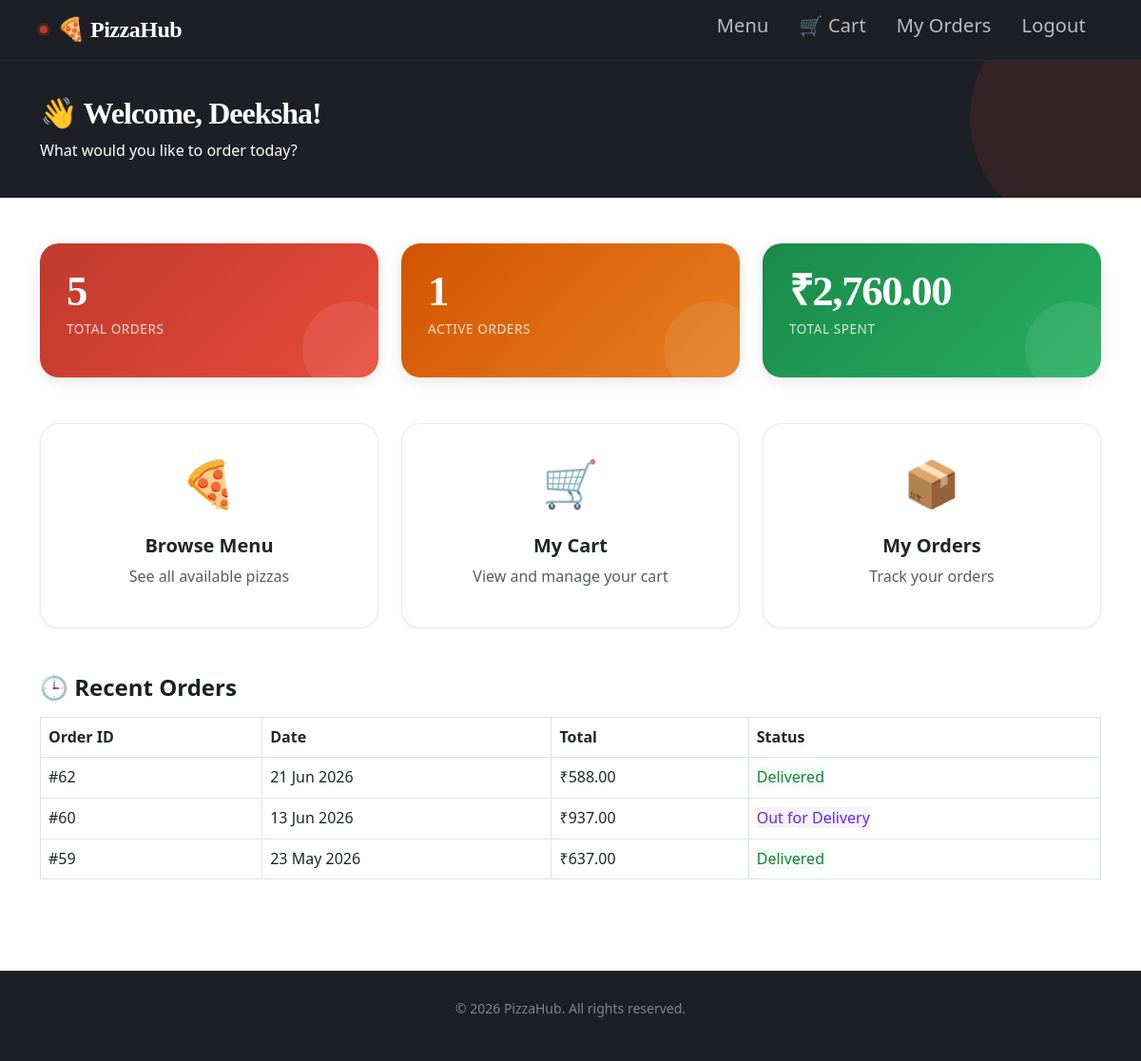
Page /user/dashboard.php (signed in) on the committed database.
### tables this page shows
CREATE TABLE `orders` (
  `order_id` int(11) NOT NULL,
  `user_id` int(11) NOT NULL,
  `total_amount` decimal(8,2) NOT NULL,
  `delivery_addr` text NOT NULL,
  `status` enum('Confirmed','Preparing','Out for Delivery','Delivered') DEFAULT 'Confirmed',
  `order_date` datetime DEFAULT current_timestamp()
);

### user/dashboard.php (the view, shortened to what this page needs)
<?php
include '../config/db.php';
$user_id = $_SESSION['user_id'];
$fname    = $_SESSION['fname'];
$total_orders  = mysqli_fetch_assoc(mysqli_query($conn, "SELECT COUNT(*) as t FROM orders WHERE user_id=$user_id"))['t'];
$active_orders = mysqli_fetch_assoc(mysqli_query($conn, "SELECT COUNT(*) as t FROM orders WHERE user_id=$user_id AND status!='Delivered'"))['t'];
$total_spent   = mysqli_fetch_assoc(mysqli_query($conn, "SELECT SUM(total_amount) as t FROM orders WHERE user_id=$user_id"))['t'];
$total_spent   = $total_spent ? $total_spent : 0;
$recent_orders = mysqli_query($conn, "SELECT * FROM orders WHERE user_id=$user_id ORDER BY order_date DESC LIMIT 3");
?>
<!DOCTYPE html>
<html lang="en">
<head>
    <link rel="stylesheet" href="https://cdn.jsdelivr.net/npm/bootstrap@5.3.0/dist/css/bootstrap.min.css">
    <link rel="stylesheet" href="../assets/css/style.css">
</head>
<body>
<nav class="navbar navbar-expand-lg">
    <div class="container">
        <a class="navbar-brand" href="../index.php">🍕 PizzaHub</a>
        <div class="collapse navbar-collapse">
            <ul class="navbar-nav ms-auto">
                <li class="nav-item"><a class="nav-link" href="menu.php"><h5>Menu</h5></a></li>
                <li class="nav-item">
  <a class="nav-link" href="cart.php"><h5>🛒 Cart
  </h5></a>
</li>
                <li class="nav-item"><a class="nav-link" href="order_status.php"><h5>My Orders</h5></a></li>
                <li class="nav-item"><a class="nav-link" href="logout.php"><h5>Logout</h5></a></li>
            </ul>
        </div>
    </div>
</nav>
<div class="page-header">
    <div class="container">
        <h2>👋 Welcome, <?php echo htmlspecialchars($fname); ?>!</h2>
        <p class="mb-0">What would you like to order today?</p>
    </div>
</div>
<div class="container mb-5">
    <div class="row g-4 mb-5">
        <div class="col-md-4"><div class="dashboard-card bg-red"><h3><?php echo $total_orders; ?></h3><p>Total Orders</p></div></div>
        <div class="col-md-4"><div class="dashboard-card bg-orange"><h3><?php echo $active_orders; ?></h3><p>Active Orders</p></div></div>
        <div class="col-md-4"><div class="dashboard-card bg-green"><h3>₹<?php echo number_format($total_spent,2); ?></h3><p>Total Spent</p></div></div>
    </div>
    <div class="row g-4 mb-5">
        <div class="col-md-4">
            <a href="menu.php" class="text-decoration-none">
                <div class="card text-center p-4 pizza-card">
                    <div style="font-size:3rem;">🍕</div>
                    <h5 class="mt-3 fw-bold text-dark">Browse Menu</h5>
                    <p class="text-muted">See all available pizzas</p>
                </div>
            </a>
        </div>
        <div class="col-md-4">
            <a href="cart.php" class="text-decoration-none">
                <div class="card text-center p-4 pizza-card">
                    <div style="font-size:3rem;">🛒</div>
                    <h5 class="mt-3 fw-bold text-dark">My Cart</h5>
                    <p class="text-muted">View and manage your cart</p>
                </div>
            </a>
        </div>
        <div class="col-md-4">
            <a href="order_status.php" class="text-decoration-none">
                <div class="card text-center p-4 pizza-card">
                    <div style="font-size:3rem;">📦</div>
                    <h5 class="mt-3 fw-bold text-dark">My Orders</h5>
                    <p class="text-muted">Track your orders</p>
                </div>
            </a>
        </div>
    </div>
    <h4 class="fw-bold mb-3">🕒 Recent Orders</h4>
    <?php if (mysqli_num_rows($recent_orders) > 0): ?>
    <div class="table-responsive">
        <table class="table table-bordered table-hover">
            <thead class="cart-table">
                <tr><th>Order ID</th><th>Date</th><th>Total</th><th>Status</th></tr>
            </thead>
            <tbody>
            <?php while ($o = mysqli_fetch_assoc($recent_orders)):
                $cls = '';
                if ($o['status']=='Confirmed') $cls='status-confirmed';
                elseif ($o['status']=='Preparing') $cls='status-preparing';
                elseif ($o['status']=='Out for Delivery') $cls='status-out';
                elseif ($o['status']=='Delivered') $cls='status-delivered';
            ?>
                <tr>
                    <td>#<?php echo $o['order_id']; ?></td>
                    <td><?php echo date('d M Y', strtotime($o['order_date'])); ?></td>
                    <td>₹<?php echo number_format($o['total_amount'],2); ?></td>
                    <td><span class="<?php echo $cls; ?>"><?php echo $o['status']; ?></span></td>
                </tr>
            <?php endwhile; ?>
            </tbody>
        </table>
    </div>
    <?php else: ?>
        <div class="alert alert-info">No orders yet. <a href="menu.php" style="color:#c0392b;">Order now!</a></div>
    <?php endif; ?>
</div>
<footer><p>&copy; 2026 PizzaHub. All rights reserved.</p></footer>
</body>
</html>

### assets/css/style.css (style rules this page uses)
*, *::before, *::after { margin: 0; padding: 0; box-sizing: border-box; }
:root { --red: #C0392B; --red-dark: #922B21; --red-deeper: #7B241C; --red-light: #FDECEA; --gold: #E8B84B; --gold-light: #FDF6E3; --charcoal: #1C1F26; --slate: #2C3E50; --smoke: #F5F4F0; --white: #FFFFFF; --muted: #6B7280; --border: rgba(0,0,0,0.08); --font-display: 'Playfair Display', Georgia, serif; --font-body: 'DM Sans', system-ui, sans-serif; --radius-sm: 6px; --radius-md: 12px; --radius-lg: 20px; --radius-xl: 32px; --shadow-sm: 0 1px 4px rgba(0,0,0,0.06); --shadow-md: 0 4px 16px rgba(0,0,0,0.10); --shadow-lg: 0 8px 32px rgba(0,0,0,0.13); --shadow-xl: 0 16px 48px rgba(0,0,0,0.15); --transition: 0.25s cubic-bezier(0.4, 0, 0.2, 1); }
body { font-family: var(--font-body); color: var(--charcoal); font-size: 16px; line-height: 1.6; -webkit-font-smoothing: antialiased; }
.navbar { background: var(--charcoal) !important; border-bottom: 1px solid rgba(255,255,255,0.06); padding: 0 0; min-height: 64px; }
.navbar-brand { font-family: var(--font-display); font-size: 1.5rem; font-weight: 700; color: var(--white) !important; letter-spacing: -0.02em; display: flex; align-items: center; gap: 10px; }
.navbar-brand::before { content: ''; display: inline-block; width: 8px; height: 8px; background: var(--red); border-radius: 50%; box-shadow: 0 0 0 3px rgba(192,57,43,0.25); }
.nav-link { color: rgba(255,255,255,0.7) !important; font-weight: 500; font-size: 0.9rem; letter-spacing: 0.01em; padding: 0.5rem 1rem !important; border-radius: var(--radius-sm); transition: color var(--transition), background var(--transition); }
.pizza-card { background: var(--white); border: 1px solid var(--border); border-radius: var(--radius-lg); box-shadow: var(--shadow-sm); transition: transform var(--transition), box-shadow var(--transition), border-color var(--transition); height: 100%; overflow: hidden; }
.dashboard-card { border: none; border-radius: var(--radius-lg); padding: 28px 28px 24px; text-align: left; color: var(--white); box-shadow: var(--shadow-md); position: relative; overflow: hidden; transition: transform var(--transition), box-shadow var(--transition); }
.dashboard-card::after { content: ''; position: absolute; bottom: -20px; right: -20px; width: 100px; height: 100px; background: rgba(255,255,255,0.08); border-radius: 50%; }
.dashboard-card h3 { font-family: var(--font-display); font-size: 2.8rem; font-weight: 700; letter-spacing: -0.03em; line-height: 1; margin-bottom: 6px; }
.dashboard-card p { font-size: 0.85rem; font-weight: 500; opacity: 0.8; letter-spacing: 0.04em; text-transform: uppercase; }
.bg-red { background: linear-gradient(135deg, var(--red) 0%, #E74C3C 100%); }
.bg-orange { background: linear-gradient(135deg, #D35400 0%, #E67E22 100%); }
.bg-green { background: linear-gradient(135deg, #1A8A4A 0%, #27AE60 100%); }
.cart-table { border-radius: var(--radius-md); overflow: hidden; box-shadow: var(--shadow-sm); }
.status-out { background: #F5F3FF; color: #6D28D9; }
.status-delivered { background: #F0FDF4; color: #15803D; }
.page-header { background: var(--charcoal); color: var(--white); padding: 36px 0; margin-bottom: 48px; position: relative; overflow: hidden; }
.page-header::before { content: ''; position: absolute; right: -60px; top: -60px; width: 240px; height: 240px; background: rgba(192,57,43,0.15); border-radius: 50%; }
.page-header h2 { font-family: var(--font-display); font-weight: 700; font-size: 2rem; letter-spacing: -0.03em; position: relative; }
footer { background: var(--charcoal); color: rgba(255,255,255,0.45); text-align: center; padding: 28px; margin-top: 80px; font-size: 0.875rem; border-top: 1px solid rgba(255,255,255,0.06); }

### rows in the picture
orders: order_id "62", order_date "21 Jun 2026", total_amount "588.00", status "Delivered"
orders: order_id "60", order_date "13 Jun 2026", total_amount "937.00", status "Out for Delivery"
orders: order_id "59", order_date "23 May 2026", total_amount "637.00", status "Delivered"

### other values in the picture
$fname "Deeksha"
$total_orders "5"
$active_orders "1"
$total_spent "2,760.00"
